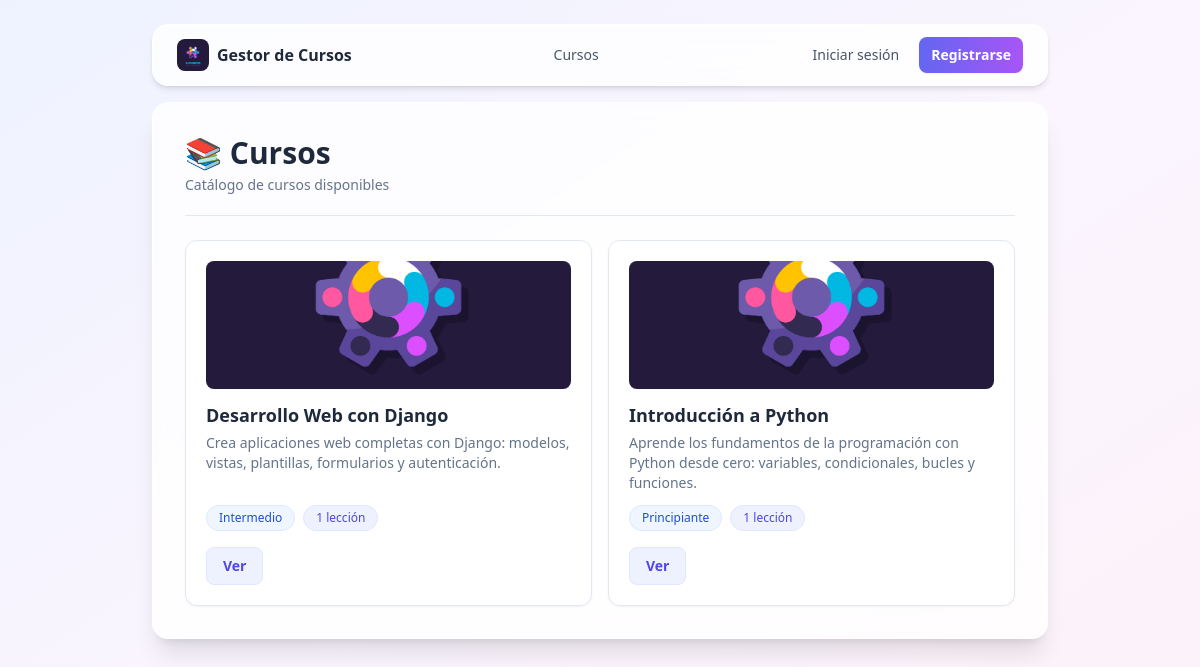
The page / on the database its author committed.
### gestor/models.py (models this page shows, shortened)
class Curso(models.Model):
    NIVEL_CHOICES = [
        ('Principiante', 'Principiante'),
        ('Intermedio', 'Intermedio'),
        ('Avanzado', 'Avanzado'),
    ]
    titulo = models.CharField(max_length=200, verbose_name="Título")
    descripcion = models.TextField(verbose_name="Descripción")
    nivel = models.CharField(max_length=20, choices=NIVEL_CHOICES, default='Principiante')
    imagen = models.ImageField(upload_to='cursos/', blank=True, null=True, verbose_name="Imagen")
    fecha_creacion = models.DateTimeField(auto_now_add=True)

### gestor/views.py (the view)
# urls.py: path('', views.lista_cursos, name='lista_cursos'),
def lista_cursos(request):
    cursos = Curso.objects.annotate(total_lecciones=Count('lecciones')).order_by('-fecha_creacion')
    return render(request, 'cursos.html', {'cursos': cursos})

### gestor/templates/cursos.html (shortened to what this page needs)
{% extends 'layouts/base.html' %}
{% block content %}
<div class="flex flex-wrap items-center justify-between gap-4 mb-6 pb-5 border-b border-slate-200">
    <div>
        <h1 class="text-2xl md:text-3xl font-bold text-slate-800">📚 Cursos</h1>
        <p class="text-sm text-slate-500 mt-1">Catálogo de cursos disponibles</p>
    </div>
</div>
{% if cursos %}
<div class="grid grid-cols-1 sm:grid-cols-2 gap-4">
    {% for curso in cursos %}
    <div class="bg-white border border-slate-200 rounded-xl p-5 shadow-sm hover:shadow-md hover:border-purple-300 transition flex flex-col">
        {% if curso.imagen %}
        <img src="{{ curso.imagen.url }}" alt="{{ curso.titulo }}" class="w-full h-32 object-cover rounded-lg mb-3">
        {% endif %}
        <h2 class="text-lg font-bold text-slate-800">{{ curso.titulo }}</h2>
        <p class="text-slate-500 text-sm mt-1 flex-1">{{ curso.descripcion|truncatechars:120 }}</p>
        <div class="mt-3 flex flex-wrap items-center gap-2">
            <span class="text-xs font-medium bg-blue-50 text-blue-700 border border-blue-100 px-3 py-1 rounded-full">{{ curso.nivel }}</span>
            <span class="text-xs font-medium bg-indigo-50 text-indigo-600 border border-indigo-100 px-3 py-1 rounded-full">
                {{ curso.total_lecciones }} lección{{ curso.total_lecciones|pluralize:"es" }}
            </span>
        </div>
        <div class="mt-4 flex flex-wrap gap-2">
            <a href="{% url 'detalle_curso' curso.pk %}"
               class="px-4 py-2 text-sm font-semibold text-indigo-600 bg-indigo-50 hover:bg-indigo-100 border border-indigo-100 rounded-lg">Ver</a>
        </div>
    </div>
    {% endfor %}
</div>
{% endif %}
{% endblock %}

### gestor/templates/layouts/base.html (shortened to what this page needs)
{% load static %}
<!DOCTYPE html>
<html lang="es">
<head>
    <script src="https://cdn.tailwindcss.com"></script>
    <link rel="stylesheet" href="https://cdnjs.cloudflare.com/ajax/libs/font-awesome/6.5.1/css/all.min.css">
</head>
<body class="bg-gradient-to-br from-indigo-50 via-purple-50 to-pink-50 min-h-screen p-4 md:p-6">
    <nav
        class="w-full max-w-4xl mx-auto mb-4 bg-white/80 backdrop-blur-lg rounded-2xl shadow-md border border-white px-4 md:px-6 py-3 flex flex-wrap items-center justify-between gap-2">
        <a href="{% url 'home' %}"
            class="flex items-center gap-2 font-bold text-slate-800 hover:text-indigo-600 transition">
            <span class="inline-flex items-center justify-center w-8 h-8 rounded-lg overflow-hidden">
                <img src="{% static 'img/logo.jpg' %}" alt="logo">
            </span>
            <span class="hidden sm:inline">Gestor de Cursos</span>
        </a>
        <div class="flex items-center gap-1 sm:gap-2">
            <a href="{% url 'cursos' %}"
                class="px-3 py-2 text-sm font-medium text-slate-600 hover:text-indigo-600 hover:bg-indigo-50 rounded-lg transition">
                Cursos
            </a>
        </div>
        <div class="flex items-center gap-2">
            {% if user.is_authenticated %}
            <span class="hidden md:inline text-sm text-slate-500">
                {{ user.get_full_name|default:user.username }}
            </span>
            <form action="{% url 'logout' %}" method="post">
                {% csrf_token %}
                <button type="submit"
                    class="px-3 py-2 text-sm font-medium text-rose-600 hover:bg-rose-50 rounded-lg transition">
                    Salir
                </button>
            </form>
            {% else %}
            <a href="{% url 'login' %}"
                class="px-3 py-2 text-sm font-medium text-slate-600 hover:text-indigo-600 hover:bg-indigo-50 rounded-lg transition">
                Iniciar sesión
            </a>
            <a href="{% url 'registro' %}"
                class="px-3 py-2 text-sm font-semibold text-white bg-gradient-to-r from-indigo-500 to-purple-500 hover:from-indigo-600 hover:to-purple-600 rounded-lg shadow-sm transition">
                Registrarse
            </a>
            {% endif %}
        </div>
    </nav>
    <main
        class="w-full max-w-4xl mx-auto bg-white/80 backdrop-blur-lg rounded-2xl shadow-xl border border-white p-6 md:p-8">
        {% block content %}
        {% endblock %}
    </main>
</body>
</html>

### rows shown on the page
Curso: imagen (picture), titulo "Desarrollo Web con Django", descripcion "Crea aplicaciones web completas con Django: modelos, vistas, plantillas, formularios y autenticación.", nivel "Intermedio", total_lecciones "1"
Curso: imagen (picture), titulo "Introducción a Python", descripcion "Aprende los fundamentos de la programación con Python desde cero: variables, condicionales, bucles y funciones.", nivel "Principiante", total_lecciones "1"
